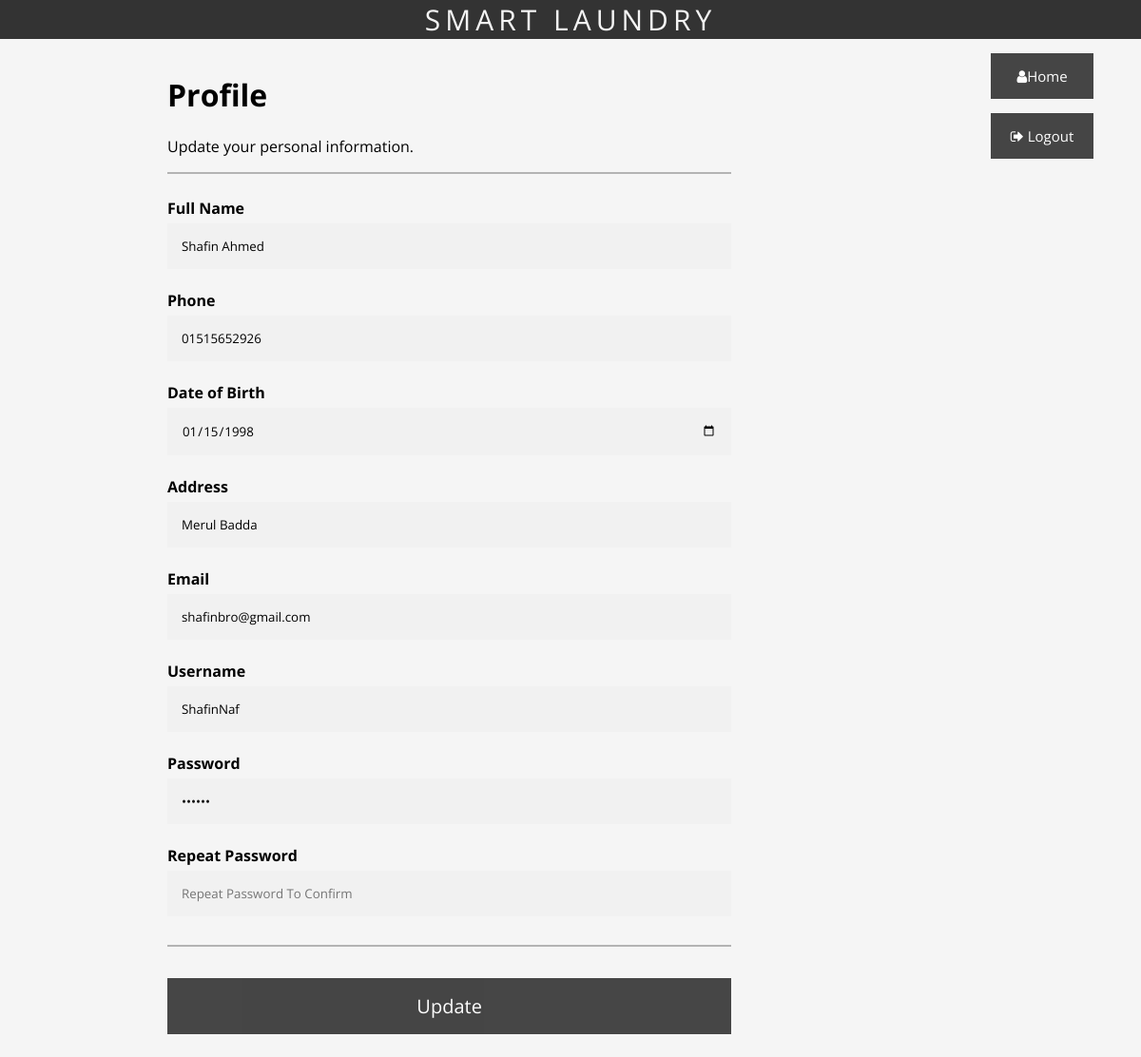
Screenshot of /profile.php (signed in) with the database file from the repository.
### tables this page shows
CREATE TABLE `customer` (
  `fullname` varchar(50) NOT NULL,
  `phone` varchar(11) NOT NULL,
  `dob` date NOT NULL,
  `address` varchar(50) NOT NULL,
  `email` varchar(50) NOT NULL,
  `username` varchar(50) NOT NULL,
  `password` varchar(10) NOT NULL,
  `id` int(50) NOT NULL
);

### profile.php (the view, shortened to what this page needs)
<?php
    require_once 'connection.php';
    if(isset($_SESSION['customer_username'])) {
        $username = $_SESSION['customer_username'];
    }
    $result = $conn->query("SELECT * FROM `customer` WHERE `username` = '$username'") or die($conn->error);
    if($row = mysqli_fetch_array($result)) {
        $id = $row['id'];
        $fullname =  $row['fullname'];
        $phone =  $row['phone'];
        $dob =  $row['dob'];
        $address =  $row['address'];
        $email =  $row['email'];
        $username =  $row['username'];
        $password =  $row['password'];
    }
?>
<!DOCTYPE html>
<html lang="en">
<head>
    <link rel="stylesheet" href="https://cdnjs.cloudflare.com/ajax/libs/font-awesome/4.7.0/css/font-awesome.min.css">
    <link rel="stylesheet" href="stylesheets/profile.css">
</head>
<body>
    <header onclick="window.location.href='index.php'" style="cursor: pointer">smart laundry</a></header>
    <div class="wrapper">
        <form action="profile.php?update=<?php echo $id; ?>" method=POST>
            <div class="container">
                <h1>Profile</h1>
                <p>Update your personal information.</p>
                <hr>
                <label for="name"><b>Full Name</b></label>
                <input type="text" placeholder="Full Name" name="name" value="<?php echo $fullname ?>">
                <label for="phone"><b>Phone</b></label>
                <input type="text" placeholder="Your Phone" name="phone" value="<?php echo $phone ?>">
                <label for="dob"><b>Date of Birth</b></label>
                <input type="date" placeholder="DOB" name="dob" value="<?php echo $dob ?>">
                <label for="address"><b>Address</b></label>
                <input type="text" placeholder="Address" name="address" value="<?php echo $address ?>">
                <label for="email"><b>Email</b></label>
                <input type="text" placeholder="Enter Email" name="email" value="<?php echo $email ?>">
                <label for="username"><b>Username</b></label>
                <input type="text" placeholder="ID You'll Use To Log In" name="username" value="<?php echo $username ?>">
                <label for="psw"><b>Password</b></label>
                <input type="password" placeholder="Enter Password" name="psw" value="<?php echo $password ?>">
                <label for="psw-repeat"><b>Repeat Password</b></label>
                <input type="password" placeholder="Repeat Password To Confirm" name="psw-repeat">
                <hr>
                <button type="submit" class="registerbtn" name='update'>Update</button>
            </div>
        </form>
        <div class="navigation">
            <button onclick="window.location.href = 'index.php'"> <i class="fa fa-user" style="background-color: #333333;"></i>Home</button>
            <button onclick="window.location.href = 'lgt.php'"> <i class="fa fa-sign-out" style="background-color: #333333;"></i> Logout</button>
        </div>
    </div>
</body>
</html>

### stylesheets/profile.css (style rules this page uses)
* { box-sizing: border-box; font-family: 'Open Sans', sans-serif; background-color: whitesmoke; }
body { margin: 0; }
header { background-color: #333333; text-align: center; font-size: 30px; text-transform: uppercase; letter-spacing: 5px; color: whitesmoke; }
.container { padding: 16px; width: 60%; margin-left: 10rem; }
input[type=text], input[type=password], input[type=date] { width: 100%; padding: 15px; margin: 5px 0 22px 0; display: inline-block; border: none; background: #f1f1f1; }
hr { border: 1px solid #b3b3b3; margin-bottom: 25px; }
.registerbtn { background-color: #333333; font-size: 20px; color: white; padding: 16px 20px; margin: 8px 0; border: none; cursor: pointer; width: 100%; opacity: 0.9; }
.wrapper { display: flex; }
.navigation { width: 15rem; height: 10rem; margin-right: 50px; display: flex; flex-direction: column; }
.navigation button { margin-top: 15px; background-color: #333333; font-size: 15px; color: white; padding: 14px 18px; border: none; cursor: pointer; width: 100%; opacity: 0.9; }

### rows the page displays
customer: name "Shafin Ahmed", phone "01515652926", dob "01/15/1998", address "Merul Badda", email "shafinbro@gmail.com", username "ShafinNaf"
